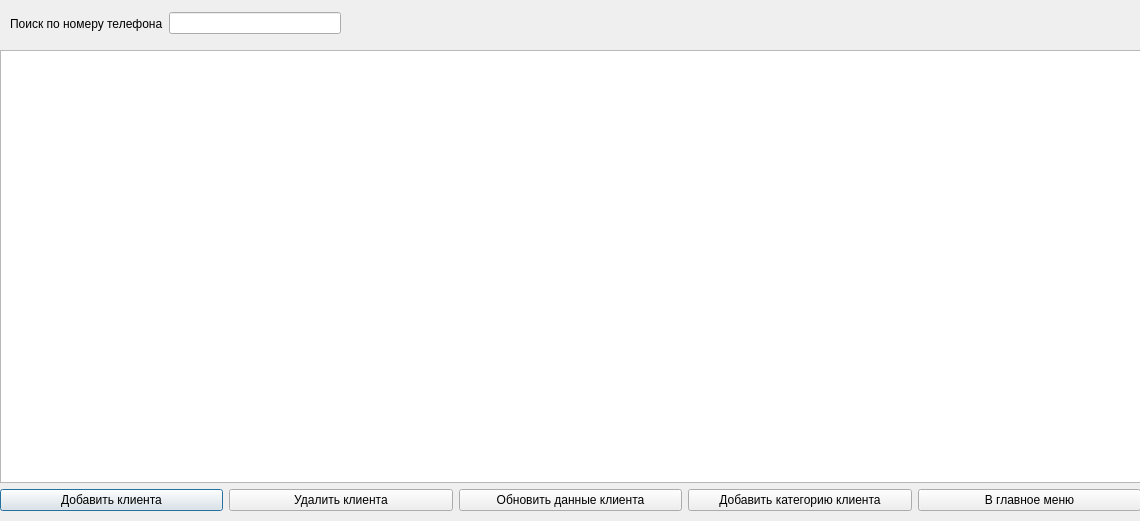
<?xml version="1.0" encoding="UTF-8"?>
<ui version="4.0">
 <class>Clients</class>
 <widget class="QDialog" name="Clients">
  <property name="geometry">
   <rect>
    <x>0</x>
    <y>0</y>
    <width>1140</width>
    <height>521</height>
   </rect>
  </property>
  <property name="windowTitle">
   <string>Dialog</string>
  </property>
  <widget class="QWidget" name="layoutWidget">
   <property name="geometry">
    <rect>
     <x>0</x>
     <y>50</y>
     <width>1141</width>
     <height>461</height>
    </rect>
   </property>
   <layout class="QVBoxLayout" name="verticalLayout">
    <item>
     <layout class="QVBoxLayout" name="verticalLayout_2">
      <item>
       <widget class="QTableView" name="tableView">
        <property name="sortingEnabled">
         <bool>true</bool>
        </property>
        <attribute name="horizontalHeaderHighlightSections">
         <bool>false</bool>
        </attribute>
        <attribute name="verticalHeaderVisible">
         <bool>false</bool>
        </attribute>
       </widget>
      </item>
     </layout>
    </item>
    <item>
     <layout class="QHBoxLayout" name="horizontalLayout">
      <item>
       <widget class="QPushButton" name="pushButtonOpenWindowInsertClient">
        <property name="text">
         <string>Добавить клиента</string>
        </property>
       </widget>
      </item>
      <item>
       <widget class="QPushButton" name="pushButtonDeleteClient">
        <property name="text">
         <string>Удалить клиента</string>
        </property>
       </widget>
      </item>
      <item>
       <widget class="QPushButton" name="pushButtonUpdateClient">
        <property name="text">
         <string>Обновить данные клиента</string>
        </property>
       </widget>
      </item>
      <item>
       <widget class="QPushButton" name="pushButton_Category">
        <property name="text">
         <string>Добавить категорию клиента</string>
        </property>
       </widget>
      </item>
      <item>
       <widget class="QPushButton" name="pushButton">
        <property name="text">
         <string>В главное меню</string>
        </property>
       </widget>
      </item>
     </layout>
    </item>
   </layout>
  </widget>
  <widget class="QWidget" name="layoutWidget">
   <property name="geometry">
    <rect>
     <x>10</x>
     <y>10</y>
     <width>331</width>
     <height>27</height>
    </rect>
   </property>
   <layout class="QHBoxLayout" name="horizontalLayout_2">
    <item>
     <widget class="QLabel" name="label">
      <property name="text">
       <string>Поиск по номеру телефона</string>
      </property>
     </widget>
    </item>
    <item>
     <widget class="QLineEdit" name="lineEditSearch"/>
    </item>
   </layout>
  </widget>
 </widget>
 <resources/>
 <connections/>
</ui>
